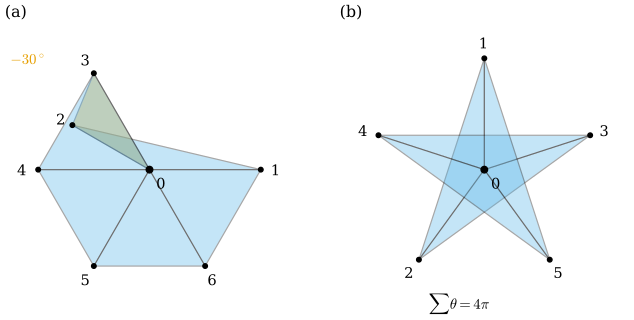

This figure's Python source:
"""Figure 38.4.3: two planar vertex stars whose edges and triangles are all nondegenerate but which are not locally
injective at the center.

(a) folded star: a hexagonal star (link vertices at 0, 60, ..., 300 degrees on the unit circle) with link vertex 2
moved from 60 degrees to 150 degrees at radius 0.8. Face (0, 2, 3) turns clockwise (orange) and overlaps face (0, 1, 2).
The angles at the center add up to 150 - 30 + 4 * 60 = 360 degrees.
(b) branch point: valence-5 star whose link vertex k sits at 90 + 144 k degrees; the link is a pentagram, every face
turns counterclockwise with angle 144 degrees at the center, and the angles add up to 720 degrees: every direction
from the center is covered twice.

Run: PYTHONPATH=tools python3 chapters/38-surfaces-smooth-discrete/figures/fig-38-4-3-nonimmersions.py
"""
import sys
from pathlib import Path

import numpy as np

sys.path.insert(0, str(Path(__file__).resolve().parents[1] / "lib"))
import dgfig  # noqa: E402
dgfig.setup()
import matplotlib.pyplot as plt  # noqa: E402
from matplotlib.patches import Polygon  # noqa: E402

import dgmesh as dm  # noqa: E402
import ddg38  # noqa: E402

C = dgfig.COLORS
ez = np.array([0.0, 0.0, 1.0])

Va, Fa = ddg38.folded_star()
Vb, Fb = ddg38.pentagram_star()
anga = ddg38.projected_star_angles(Va, Fa, 0, ez)
angb = ddg38.projected_star_angles(Vb, Fb, 0, ez)
# self-checks: nondegenerate, the claimed angle sums and signs, overlap > 0, the tests fail
for V, F in ((Va, Fa), (Vb, Fb)):
    assert np.all(dm.face_areas(V, F) > 1e-3)
    assert min(np.linalg.norm(V[a] - V[b]) for a, b in dm.edges(F)) > 0.1
    assert not ddg38.star_passes(V, F, 0, ez)
    assert ddg38.max_star_overlap(V, F, 0) > 1e-3
assert np.allclose(np.rad2deg(anga), [150, -30, 60, 60, 60, 60])
assert np.allclose(np.rad2deg(angb), [144] * 5)

fig, axs = plt.subplots(1, 2, figsize=(7.0, 3.4))
for ax, (V, F, ang), title in zip(axs, ((Va, Fa, anga), (Vb, Fb, angb)), ("(a)", "(b)")):
    for f, a in zip(F, ang):
        col = C["accent"] if a < 0 else C["region"]
        ax.add_patch(Polygon(V[f][:, :2], closed=True, fc=col, alpha=0.35, ec=C["main"], lw=0.9))
    ax.plot(*V[0, :2], "o", color=C["main"], ms=5)
    for k in range(1, len(V)):
        ax.plot(*V[k, :2], "o", color=C["main"], ms=3.5)
        ax.text(*(1.14 * V[k, :2] - np.array([0.05, 0.05])), str(k), fontsize=11)
    ax.text(0.06, -0.17, "0", fontsize=11)
    dgfig.schematic_axes(ax, (-1.3, 1.3), (-1.25, 1.3))
    ax.set_title(title, loc="left", fontsize=12)
axs[0].text(-1.25, 0.95, r"$-30^\circ$", fontsize=11, color=C["accent"])
axs[1].text(-0.5, -1.25, r"$\sum\theta = 4\pi$", fontsize=11)
fig.tight_layout(w_pad=2.0)
dgfig.save(fig, __file__)
